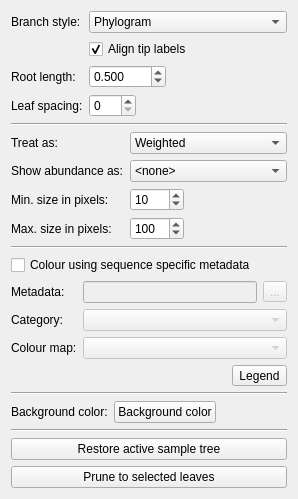
           <widget class="QWidget" name="pageLayout">
            <property name="geometry">
             <rect>
              <x>0</x>
              <y>0</y>
              <width>264</width>
              <height>499</height>
             </rect>
            </property>
            <attribute name="icon">
             <iconset resource="gui.qrc">
              <normaloff>:/icons/icons/phylogram.png</normaloff>:/icons/icons/phylogram.png</iconset>
            </attribute>
            <attribute name="label">
             <string>Layout properties</string>
            </attribute>
            <attribute name="toolTip">
             <string>Set phylogeny layout properties</string>
            </attribute>
            <layout class="QVBoxLayout" name="verticalLayout_34">
             <item>
              <layout class="QFormLayout" name="formLayout_27">
               <item row="0" column="0">
                <widget class="QLabel" name="label_11">
                 <property name="text">
                  <string>Branch style:</string>
                 </property>
                </widget>
               </item>
               <item row="0" column="1">
                <widget class="QComboBox" name="cboPhylogenyBranchStyle">
                 <property name="sizePolicy">
                  <sizepolicy hsizetype="Expanding" vsizetype="Fixed">
                   <horstretch>0</horstretch>
                   <verstretch>0</verstretch>
                  </sizepolicy>
                 </property>
                 <property name="sizeAdjustPolicy">
                  <enum>QComboBox::AdjustToContentsOnFirstShow</enum>
                 </property>
                 <item>
                  <property name="text">
                   <string>Phylogram</string>
                  </property>
                 </item>
                 <item>
                  <property name="text">
                   <string>Cladogram</string>
                  </property>
                 </item>
                 <item>
                  <property name="text">
                   <string>Equal</string>
                  </property>
                 </item>
                </widget>
               </item>
               <item row="1" column="1">
                <widget class="QCheckBox" name="chkPhylogenyAlignTipLabels">
                 <property name="text">
                  <string>Align tip labels</string>
                 </property>
                 <property name="checked">
                  <bool>true</bool>
                 </property>
                </widget>
               </item>
               <item row="2" column="0">
                <widget class="QLabel" name="label_20">
                 <property name="text">
                  <string>Root length:</string>
                 </property>
                </widget>
               </item>
               <item row="2" column="1">
                <layout class="QHBoxLayout" name="horizontalLayout_17">
                 <item>
                  <widget class="QDoubleSpinBox" name="spinPhylogenyRootLength">
                   <property name="decimals">
                    <number>3</number>
                   </property>
                   <property name="maximum">
                    <double>1000.000000000000000</double>
                   </property>
                   <property name="singleStep">
                    <double>0.010000000000000</double>
                   </property>
                   <property name="value">
                    <double>0.500000000000000</double>
                   </property>
                  </widget>
                 </item>
                 <item>
                  <spacer name="horizontalSpacer_8">
                   <property name="orientation">
                    <enum>Qt::Horizontal</enum>
                   </property>
                   <property name="sizeHint" stdset="0">
                    <size>
                     <width>40</width>
                     <height>20</height>
                    </size>
                   </property>
                  </spacer>
                 </item>
                </layout>
               </item>
               <item row="3" column="0">
                <widget class="QLabel" name="label_21">
                 <property name="text">
                  <string>Leaf spacing:</string>
                 </property>
                 <property name="textFormat">
                  <enum>Qt::AutoText</enum>
                 </property>
                </widget>
               </item>
               <item row="3" column="1">
                <layout class="QHBoxLayout" name="horizontalLayout_18">
                 <item>
                  <widget class="QSpinBox" name="spinPhylogenyLeafSpacing">
                   <property name="maximum">
                    <number>100</number>
                   </property>
                  </widget>
                 </item>
                 <item>
                  <spacer name="horizontalSpacer_15">
                   <property name="orientation">
                    <enum>Qt::Horizontal</enum>
                   </property>
                   <property name="sizeHint" stdset="0">
                    <size>
                     <width>40</width>
                     <height>20</height>
                    </size>
                   </property>
                  </spacer>
                 </item>
                </layout>
               </item>
              </layout>
             </item>
             <item>
              <widget class="Line" name="line_24">
               <property name="orientation">
                <enum>Qt::Horizontal</enum>
               </property>
              </widget>
             </item>
             <item>
              <layout class="QFormLayout" name="formLayout_7">
               <item row="0" column="0">
                <widget class="QLabel" name="label_111">
                 <property name="text">
                  <string>Treat as:</string>
                 </property>
                </widget>
               </item>
               <item row="0" column="1">
                <widget class="QComboBox" name="cboPhylogenyLeafTreatment">
                 <property name="currentIndex">
                  <number>2</number>
                 </property>
                 <item>
                  <property name="text">
                   <string>Relative proportion</string>
                  </property>
                 </item>
                 <item>
                  <property name="text">
                   <string>Unweighted</string>
                  </property>
                 </item>
                 <item>
                  <property name="text">
                   <string>Weighted</string>
                  </property>
                 </item>
                </widget>
               </item>
               <item row="1" column="0">
                <widget class="QLabel" name="label_78">
                 <property name="text">
                  <string>Show abundance as:</string>
                 </property>
                </widget>
               </item>
               <item row="1" column="1">
                <widget class="QComboBox" name="cboPhylogenyAbundanceStyle">
                 <property name="currentIndex">
                  <number>0</number>
                 </property>
                 <item>
                  <property name="text">
                   <string>&lt;none&gt;</string>
                  </property>
                 </item>
                 <item>
                  <property name="text">
                   <string>Collapsed leaf nodes</string>
                  </property>
                 </item>
                 <item>
                  <property name="text">
                   <string>Label only</string>
                  </property>
                 </item>
                 <item>
                  <property name="text">
                   <string>Pie charts</string>
                  </property>
                 </item>
                 <item>
                  <property name="text">
                   <string>Pie charts (leaves only)</string>
                  </property>
                 </item>
                </widget>
               </item>
               <item row="2" column="0">
                <widget class="QLabel" name="label_79">
                 <property name="text">
                  <string>Min. size in pixels:</string>
                 </property>
                </widget>
               </item>
               <item row="3" column="0">
                <widget class="QLabel" name="label_80">
                 <property name="text">
                  <string>Max. size in pixels:</string>
                 </property>
                </widget>
               </item>
               <item row="2" column="1">
                <layout class="QHBoxLayout" name="horizontalLayout_51">
                 <item>
                  <widget class="QSpinBox" name="spinPhylogenyAbundanceMinSize">
                   <property name="minimum">
                    <number>1</number>
                   </property>
                   <property name="maximum">
                    <number>1000</number>
                   </property>
                   <property name="value">
                    <number>10</number>
                   </property>
                  </widget>
                 </item>
                 <item>
                  <spacer name="horizontalSpacer_42">
                   <property name="orientation">
                    <enum>Qt::Horizontal</enum>
                   </property>
                   <property name="sizeHint" stdset="0">
                    <size>
                     <width>40</width>
                     <height>20</height>
                    </size>
                   </property>
                  </spacer>
                 </item>
                </layout>
               </item>
               <item row="3" column="1">
                <layout class="QHBoxLayout" name="horizontalLayout_52">
                 <item>
                  <widget class="QSpinBox" name="spinPhylogenyAbundanceMaxSize">
                   <property name="minimum">
                    <number>1</number>
                   </property>
                   <property name="maximum">
                    <number>1000</number>
                   </property>
                   <property name="value">
                    <number>100</number>
                   </property>
                  </widget>
                 </item>
                 <item>
                  <spacer name="horizontalSpacer_43">
                   <property name="orientation">
                    <enum>Qt::Horizontal</enum>
                   </property>
                   <property name="sizeHint" stdset="0">
                    <size>
                     <width>40</width>
                     <height>20</height>
                    </size>
                   </property>
                  </spacer>
                 </item>
                </layout>
               </item>
              </layout>
             </item>
             <item>
              <widget class="Line" name="line_9">
               <property name="orientation">
                <enum>Qt::Horizontal</enum>
               </property>
              </widget>
             </item>
             <item>
              <widget class="QCheckBox" name="chkPhylogenySeqMetadata">
               <property name="text">
                <string>Colour using sequence specific metadata</string>
               </property>
              </widget>
             </item>
             <item>
              <layout class="QFormLayout" name="formLayout_28">
               <item row="0" column="0">
                <widget class="QLabel" name="label_81">
                 <property name="text">
                  <string>Metadata:</string>
                 </property>
                </widget>
               </item>
               <item row="0" column="1">
                <layout class="QHBoxLayout" name="horizontalLayout_59">
                 <item>
                  <widget class="QLineEdit" name="txtPhylogenySeqMetadataFile">
                   <property name="enabled">
                    <bool>false</bool>
                   </property>
                   <property name="readOnly">
                    <bool>true</bool>
                   </property>
                  </widget>
                 </item>
                 <item>
                  <widget class="QToolButton" name="tbPhylogenyBrowseSeqMetadataFile">
                   <property name="enabled">
                    <bool>false</bool>
                   </property>
                   <property name="text">
                    <string>...</string>
                   </property>
                   <property name="icon">
                    <iconset resource="gui.qrc">
                     <normaloff>:/icons/icons/folder.png</normaloff>:/icons/icons/folder.png</iconset>
                   </property>
                   <property name="iconSize">
                    <size>
                     <width>16</width>
                     <height>16</height>
                    </size>
                   </property>
                  </widget>
                 </item>
                </layout>
               </item>
               <item row="1" column="0">
                <widget class="QLabel" name="label_82">
                 <property name="text">
                  <string>Category:</string>
                 </property>
                </widget>
               </item>
               <item row="1" column="1">
                <widget class="QComboBox" name="cboPhylogenySeqMetadataCategories">
                 <property name="enabled">
                  <bool>false</bool>
                 </property>
                </widget>
               </item>
               <item row="2" column="0">
                <widget class="QLabel" name="label_83">
                 <property name="text">
                  <string>Colour map:</string>
                 </property>
                </widget>
               </item>
               <item row="2" column="1">
                <widget class="QComboBox" name="cboPhylogenySeqMetadataColorMap">
                 <property name="enabled">
                  <bool>false</bool>
                 </property>
                 <property name="sizePolicy">
                  <sizepolicy hsizetype="Expanding" vsizetype="Fixed">
                   <horstretch>1</horstretch>
                   <verstretch>0</verstretch>
                  </sizepolicy>
                 </property>
                </widget>
               </item>
              </layout>
             </item>
             <item>
              <layout class="QHBoxLayout" name="horizontalLayout_60">
               <item>
                <spacer name="horizontalSpacer_50">
                 <property name="orientation">
                  <enum>Qt::Horizontal</enum>
                 </property>
                 <property name="sizeHint" stdset="0">
                  <size>
                   <width>40</width>
                   <height>20</height>
                  </size>
                 </property>
                </spacer>
               </item>
               <item>
                <widget class="QToolButton" name="tbPhylogenySeqMetadataLegend">
                 <property name="sizePolicy">
                  <sizepolicy hsizetype="Minimum" vsizetype="Preferred">
                   <horstretch>0</horstretch>
                   <verstretch>0</verstretch>
                  </sizepolicy>
                 </property>
                 <property name="toolTip">
                  <string>Show/hide sequence legend</string>
                 </property>
                 <property name="statusTip">
                  <string>Show/hide sequence legend</string>
                 </property>
                 <property name="layoutDirection">
                  <enum>Qt::LeftToRight</enum>
                 </property>
                 <property name="text">
                  <string>Legend</string>
                 </property>
                 <property name="icon">
                  <iconset resource="gui.qrc">
                   <normaloff>:/icons/icons/legend.png</normaloff>:/icons/icons/legend.png</iconset>
                 </property>
                 <property name="iconSize">
                  <size>
                   <width>16</width>
                   <height>16</height>
                  </size>
                 </property>
                 <property name="toolButtonStyle">
                  <enum>Qt::ToolButtonTextBesideIcon</enum>
                 </property>
                </widget>
               </item>
              </layout>
             </item>
             <item>
              <widget class="Line" name="line_6">
               <property name="sizePolicy">
                <sizepolicy hsizetype="Minimum" vsizetype="Fixed">
                 <horstretch>0</horstretch>
                 <verstretch>0</verstretch>
                </sizepolicy>
               </property>
               <property name="orientation">
                <enum>Qt::Horizontal</enum>
               </property>
              </widget>
             </item>
             <item>
              <layout class="QHBoxLayout" name="horizontalLayout_30">
               <item>
                <widget class="QLabel" name="label_3">
                 <property name="text">
                  <string>Background color:</string>
                 </property>
                </widget>
               </item>
               <item>
                <widget class="QtColorPicker" name="btnPhylogenyBackgroundColor">
                 <property name="text">
                  <string>Background color</string>
                 </property>
                </widget>
               </item>
               <item>
                <spacer name="horizontalSpacer_17">
                 <property name="orientation">
                  <enum>Qt::Horizontal</enum>
                 </property>
                 <property name="sizeHint" stdset="0">
                  <size>
                   <width>40</width>
                   <height>20</height>
                  </size>
                 </property>
                </spacer>
               </item>
              </layout>
             </item>
             <item>
              <widget class="Line" name="line_23">
               <property name="orientation">
                <enum>Qt::Horizontal</enum>
               </property>
              </widget>
             </item>
             <item>
              <widget class="QPushButton" name="btnPhylogenyRestoreActiveSamples">
               <property name="toolTip">
                <string>Set tree to all sequences in active samples</string>
               </property>
               <property name="statusTip">
                <string>Set tree to all sequences in active samples</string>
               </property>
               <property name="text">
                <string>Restore active sample tree</string>
               </property>
               <property name="icon">
                <iconset resource="gui.qrc">
                 <normaloff>:/icons/icons/tree.png</normaloff>:/icons/icons/tree.png</iconset>
               </property>
              </widget>
             </item>
             <item>
              <widget class="QPushButton" name="btnPhylogenyProjectSelectedSeqs">
               <property name="toolTip">
                <string>Prune tree to selected leaves</string>
               </property>
               <property name="statusTip">
                <string>Prune tree to selected leaves</string>
               </property>
               <property name="text">
                <string>Prune to selected leaves</string>
               </property>
               <property name="icon">
                <iconset resource="gui.qrc">
                 <normaloff>:/icons/icons/Plant.png</normaloff>:/icons/icons/Plant.png</iconset>
               </property>
              </widget>
             </item>
             <item>
              <spacer name="verticalSpacer_4">
               <property name="orientation">
                <enum>Qt::Vertical</enum>
               </property>
               <property name="sizeHint" stdset="0">
                <size>
                 <width>20</width>
                 <height>40</height>
                </size>
               </property>
              </spacer>
             </item>
            </layout>
           </widget>
